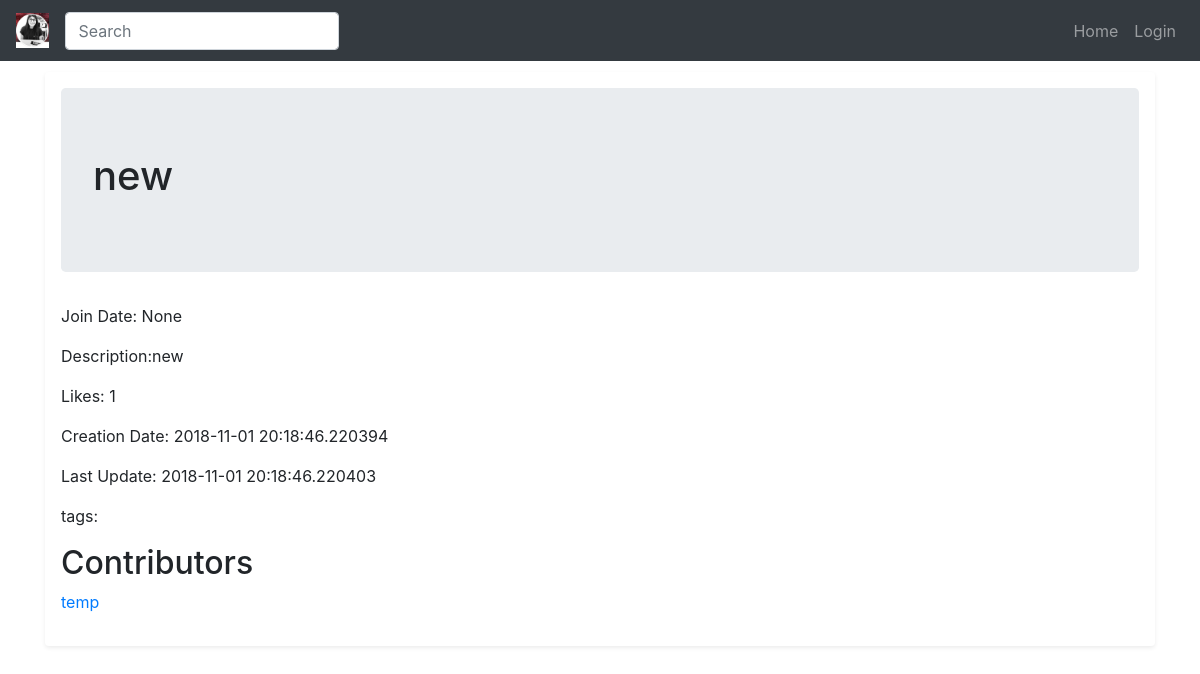
The page /dev/project/5 on the database its author committed.
### app/models/project.py (models this page shows, shortened)
class Project(db.Model):
    __tablename__ = 'projects'
    id = db.Column(db.Integer, primary_key=True)
    name = db.Column(db.String(64))
    description = db.Column(db.String(1024))
    status = db.Column(db.String(64))
    creation_date = db.Column(db.DateTime, index=True, default=datetime.utcnow)
    last_update = db.Column(db.DateTime, index=True, default=datetime.utcnow)
    tags = db.relationship('Tag', secondary=project_tags, lazy='dynamic',
                           backref=db.backref('projects', lazy='dynamic'))
    skills = db.relationship('Skill', secondary=project_skills, lazy='dynamic',
                             backref=db.backref('projects', lazy='dynamic'))
    membership_requests = db.relationship('User', secondary=project_requests, lazy='dynamic',
                                          backref=db.backref('membership_requests', lazy='dynamic'))
    def likes(self):
        return self.liked_by.count()

### app/models/user.py (models this page shows, shortened)
class User(UserMixin, db.Model):
    __tablename__ = 'users'
    id = db.Column(db.Integer, primary_key=True)
    username = db.Column(db.String(64), index=True, unique=True)
    email = db.Column(db.String(128), index=True, unique=True)
    password_hash = db.Column(db.String(128))
    date_joined = db.Column(db.DateTime, index=True, default=datetime.utcnow())
    projects = db.relationship('Project', secondary=contributions, lazy='dynamic',
                               backref=db.backref('contributors', lazy='dynamic'))
    skills = db.relationship('Skill', secondary=user_skills, lazy='dynamic',
                             backref=db.backref('users', lazy='dynamic'))
    projects_liked = db.relationship('Project', secondary=project_likes, lazy='dynamic',
                                     backref=db.backref('liked_by', lazy='dynamic'))

### app/dev/routes.py (the view)
@bp.route('/project/<project_id>')
def project(project_id):
    project = Project.query.filter_by(id=project_id).first_or_404()
    return render_template('dev/project.html', title=project.name, project=project)

### app/templates/dev/project.html (shortened to what this page needs)
{% extends "nav_bar2(demo).html" %}
{% block content %}
    <div class="jumbotron">
        <h1> {{ project.name}}</h1>
    </div>
    <p>Join Date: {{project.status}}</p>
    <p>Description:{{project.description}}</p>
    <p>Likes: {{project.likes()}}</p>
    <p>Creation Date: {{project.creation_date}} </p>
    <p>Last Update: {{project.last_update}} </p>
    <p><span>tags:
    </span>
    <h2>Contributors</h2>
    <p> {% for contributor in project.contributors %}
            <a href="{{ url_for( 'dev.user', username=contributor.username) }}">{{contributor.username}}</a>
        {% endfor %}
{% endblock %}

### rows shown on the page
Project: name "new", status "None", description "new", creation_date "2018-11-01 20:18:46.220394", last_update "2018-11-01 20:18:46.220403"
User: username "temp"

### other values the page prints
{{ project.likes() }} "1"
